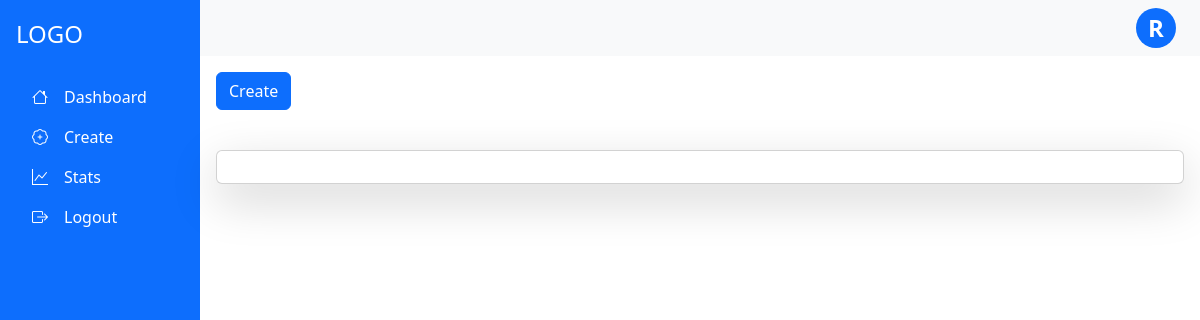
Page /serviceprovider/create (signed in) on the earlier database version.
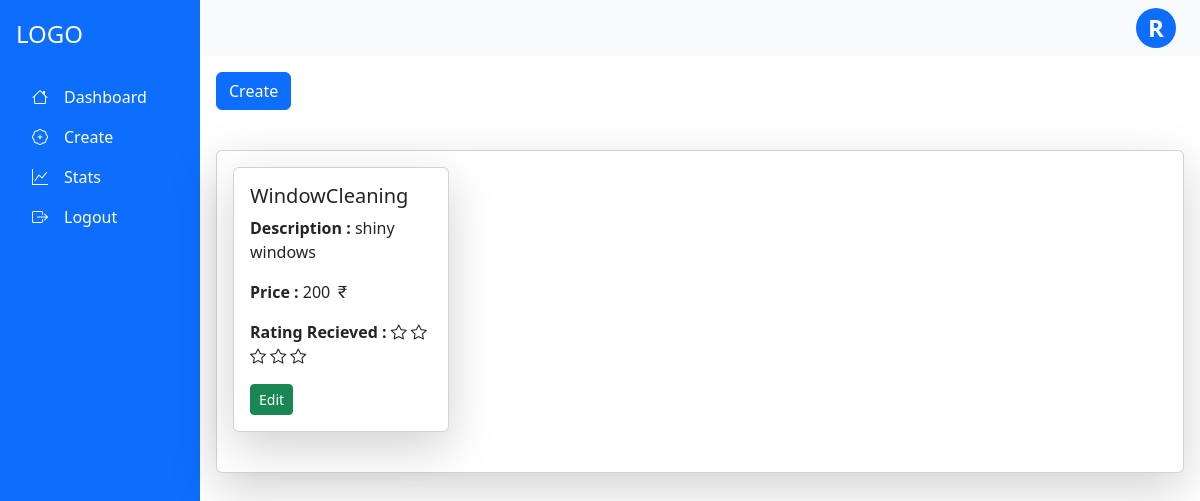
Same page on the later database version.
### app.py (models this page shows)
class Package(db.Model):
    __tablename__="package"
    p_id=db.Column(db.Integer, primary_key=True, autoincrement= True)
    p_name=db.Column(db.String)
    p_price=db.Column(db.Integer)
    p_description=db.Column(db.String)
    p_rating=db.Column(db.Integer)
    s_id=db.Column(db.Integer, db.ForeignKey("services.s_id"),nullable=False)
    sp_id=db.Column(db.Integer, db.ForeignKey("serviceprovider.sp_id"),nullable=False)
    req=db.relationship("Request",backref="pack")

### app.py (the view, shortened to what this page needs)
@app.route("/serviceprovider/create",methods=["GET","POST"])
def create_pack():
    if request.method=="GET":
        P=db.session.query(Package).filter_by(sp_id=current_user.sp_id).all()
        return render_template("/ServiceProvider/create_package.html",mypackage=P,cu=current_user)

### app.py (called while the page is built)
@login_manager.user_loader
def load_user(user_id):
    utype,id=user_id.split("-")
    if utype=="c":
        return db.session.query(Customer).filter_by(c_id=id).first()
    elif utype=='sp':
        return db.session.query(ServiceProvider).filter_by(sp_id=id).first()
    else:
        return db.session.query(Admin).filter_by(admin_id=id).first()

### templates/ServiceProvider/create_package.html (shortened to what this page needs)
{% extends "/ServiceProvider/serviceprovider_base.html" %}
{% block content %}
<p class="d-inline-flex gap-1">
    <button class="btn btn-primary" type="button" data-bs-toggle="collapse" data-bs-target="#collapseExample" aria-expanded="false" aria-controls="collapseExample">
      Create
    </button>
</p>
<div class="card mb-3 shadow-lg mt-4">
    <div class="card-body">
      <div class="row row-cols-1 row-cols-2 row-cols-3 row-cols-4 g-4">
      {% for p in mypackage %}
      <div class="col mb-4">
        <div class="card shadow-lg" style="width: 100%;">
            <div class="card-body">
                <h5 class="card-text">{{p.p_name}}</h5>
                <p class="card-text"><b>Description : </b>{{p.p_description}}</p>
                <p class="card-text"><b>Price : </b>{{p.p_price}} <i class="bi bi-currency-rupee"></i></p>
                <p>
                  <Strong>Rating Recieved : </Strong>
                  {% for i in range(5-p.p_rating) %}
                    <i class="bi bi-star"></i>
                  {% endfor %}
                </p>
                <button class = "btn btn-sm btn-success " data-bs-toggle="modal" data-bs-target="#edit-{{p.p_id}}">Edit</button>
            </div>
        </div>
      </div>
        {% endfor %}
      </div>
    </div>
  </div>
{% endblock %}

Differences in the rows shown:
added Package: p_name "WindowCleaning", p_description "shiny windows", p_price "200", p_rating 0 (drawn)
